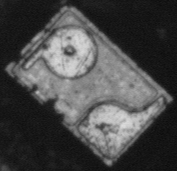
//> input picture CourceDesign/NCC_Matching/image/pattern.bmp, 177 x 171 px
$ ./main   (built with g++ and OpenCV 4)
//> lines starting //> are read from the running program, lines starting //| are printed output that depends on the picture
//
// Created by chrisliu on 2020/4/9.
//

#include <iostream>
#include <opencv2/opencv.hpp>
#include <opencv2/core/core.hpp>
#include <opencv2/imgproc/imgproc.hpp>
#include <opencv2/highgui/highgui.hpp>

using namespace std;
using namespace cv;

Mat rotate_Image(Mat inputImage, float angle);

struct template_data
{
	Mat templateImg;
	int rows = 0;
	int cols = 0;
	int n = 0;

	int pyramid_order = 0;

	Mat firstItem;
};

void NCC_Matching_Init(template_data& inputTemplate, Mat templateImg, int pyramid_order)          //template_data&没看懂
{
	inputTemplate.templateImg = templateImg;
	inputTemplate.pyramid_order = pyramid_order;                 //感觉没用到
	int rows = templateImg.rows;
	int cols = templateImg.cols;

	inputTemplate.rows = rows;
	inputTemplate.cols = cols;
	inputTemplate.n = rows * cols;

	float m_t = 0;                //模板灰度均值
	for (int i = 0; i < rows; i++)
	{
		for (int j = 0; j < cols; j++)
		{
			m_t += templateImg.at<uchar>(i, j);
		}
	}
	m_t /= inputTemplate.n;

	float s_t = 0;                 //模板灰度标准差
	for (int i = 0; i < rows; i++)
	{
		for (int j = 0; j < cols; j++)
		{
			s_t += pow(templateImg.at<uchar>(i, j) - m_t, 2);
		}
	}
	s_t /= inputTemplate.n;
	s_t = sqrt(s_t);

	inputTemplate.firstItem = Mat(rows, cols, CV_32FC1);         //CV_32FC1是啥
	for (int i = 0; i < rows; i++)
	{
		for (int j = 0; j < cols; j++)
		{
			inputTemplate.firstItem.at<float>(i, j) = (templateImg.at<uchar>(i, j) - m_t) / s_t;
		}
	}
}

vector<float> NCC_Matching(Mat inputImage, template_data inputTemplate, float threshold_NCC = 0.7)       //为啥这不用&
{
	int image_rows = inputImage.rows;
	int image_cols = inputImage.cols;

	float NCCxN = 0;                     //不懂
	float NCC = 0;
	bool isFind = false;                  //用来干嘛的
	float NCC_max = 0; int Row_max = 0; int Col_max = 0;

	float m_f = 0;
	float s_f = 0;

	for (int i = 0; i <= image_rows - inputTemplate.rows; i++)
	{
		for (int j = 0; j <= image_cols - inputTemplate.cols; j++)
		{
			m_f = 0;                 //图像每一模板大小的均值
			for (int u = 0; u < inputTemplate.rows; u++)
			{
				for (int v = 0; v < inputTemplate.cols; v++)
				{
					m_f += inputImage.at<uchar>(i + u, j + v);                    //行是x嘛？
				}
			}
			m_f /= inputTemplate.n;

			s_f = 0;                 //图像每一模板大小的标准差
			for (int u = 0; u < inputTemplate.rows; u++)
			{
				for (int v = 0; v < inputTemplate.cols; v++)
				{
					s_f += pow(inputImage.at<uchar>(i + u, j + v) - m_f, 2);
				}
			}
			s_f /= inputTemplate.n;
			s_f = sqrt(s_f);

			NCCxN = 0;
			for (int u = 0; u < inputTemplate.rows; u++)
			{
				for (int v = 0; v < inputTemplate.cols; v++)
				{
					NCCxN += inputTemplate.firstItem.at<float>(u, v) * (inputImage.at<uchar>(i + u, j + v) - m_f);
				}
			}
			NCC = NCCxN / inputTemplate.n / s_f;        //两个除号是先除前面的嘛


			if (NCC > NCC_max)
			{
				NCC_max = NCC;
				Row_max = i;
				Col_max = j;
			}
		}
	}

	vector<float> NCC_data;                  //是vector第一项是col第二项是row的意思吗？不是应该设置阈值得到好几个点吗为什么只有一个点
	NCC_data.push_back(Col_max);
	NCC_data.push_back(Row_max);
	NCC_data.push_back(NCC_max);

	return NCC_data;
}


vector<float> pyramid_matching(Mat inputImage, vector<template_data> vect_template_data, float threshold_NCC = 0.7)
{
	int definition_angle = vect_template_data.size();                       //不知道是啥
	int pyramid_order = vect_template_data[0].pyramid_order;                    //这个【0】是啥意思  order是几层的意思吗
	float NCC_max = 0;
	vector<float> NCC_max_data;

	for (int j = 0; j < pyramid_order - 1; ++j)
	{
		pyrDown(inputImage, inputImage, Size(inputImage.cols / 2, inputImage.rows / 2));          //先对图像进行高斯平滑，然后再进行降采样
	}
	for (int i = 0; i < definition_angle; ++i)
	{
		vector<float> NCC_data_temp = NCC_Matching(inputImage, vect_template_data[i]);

		if (NCC_data_temp.back() > NCC_max)
		{
			NCC_max = NCC_data_temp.back();                     //back是最后一位吗
			NCC_max_data.clear();
			NCC_max_data.push_back(pow(2, pyramid_order - 1) * (NCC_data_temp[0]));        //不懂 为什么是2的这么多次方乘这个是什么
			NCC_max_data.push_back(pow(2, pyramid_order - 1) * (NCC_data_temp[1]));
			NCC_max_data.push_back(i);
			NCC_max_data.push_back(NCC_max);
			cout << "[x,y] = " << NCC_max_data[0] << "," << NCC_max_data[1] << endl;
			cout << "Angle = " << NCC_max_data[2] << endl;
			cout << "NCC_max = " << NCC_max_data[3] << endl;
		}
	}

	return NCC_max_data;

}

vector<template_data> pyramid_init(Mat templateImage, int definition_angle = 360, int pyramid_order = 7)                 //没太懂 和上面那个角度的有啥区别
{
	vector<template_data> vect_template_data;
	template_data template_data_temp;
	Mat rotatedImage;
	for (int i = 0; i <= definition_angle; ++i)                   //++i是啥
	{
		rotatedImage = rotate_Image(templateImage, i);
		for (int j = 0; j < pyramid_order - 1; ++j)
		{
			pyrDown(rotatedImage, rotatedImage, Size(rotatedImage.cols / 2, rotatedImage.rows / 2));               //感觉这里没用到循环j
		}
		NCC_Matching_Init(template_data_temp, rotatedImage, pyramid_order);
		vect_template_data.push_back(template_data_temp);
	}

	return vect_template_data;
}

Mat rotate_Image(Mat inputImage, float angle)
{
	float radian = (float)(angle / 180.0 * CV_PI);

	//填充图像
	int maxBorder = (int)(max(inputImage.cols, inputImage.rows) * 1.414); //即为sqrt(2)*max
	int dx = (maxBorder - inputImage.cols) / 2;
	int dy = (maxBorder - inputImage.rows) / 2;
	Mat outputImage;
	copyMakeBorder(inputImage, outputImage, dy, dy, dx, dx, BORDER_CONSTANT);

	//旋转
	Point2f center((float)(outputImage.cols / 2), (float)(outputImage.rows / 2));
	Mat affine_matrix = getRotationMatrix2D(center, angle, 1.0);//求得旋转矩阵
	warpAffine(outputImage, outputImage, affine_matrix, outputImage.size());

	//计算图像旋转之后包含图像的最大的矩形
	float sinVal = abs(sin(radian));
	float cosVal = abs(cos(radian));
	Size targetSize((int)(inputImage.cols * cosVal + inputImage.rows * sinVal),
		(int)(inputImage.cols * sinVal + inputImage.rows * cosVal));

	//剪掉多余边框
	int x = (outputImage.cols - targetSize.width) / 2;
	int y = (outputImage.rows - targetSize.height) / 2;
	Rect rect(x, y, targetSize.width, targetSize.height);
	outputImage = outputImage(rect);
	return outputImage;
}

int main(int argc, char** argv)
{
	Mat templateImg = imread("../image/pattern.bmp");
//> templateImg is the input picture: 171 rows x 177 cols, CV_8UC3; min 10, max 220, mean 72.4
	cvtColor(templateImg, templateImg, COLOR_RGB2GRAY);                                     //这个不懂 取templateImg的图像得到他的灰度值图像命名为templateImg吗
//> templateImg: 171 rows x 177 cols, CV_8UC1
	vector<template_data> vect_template_data = pyramid_init(templateImg, 0, 5);             //不懂
//> the loop in pyramid_init, `for (int i = 0; i <= definition_angle; ++i)` made 1 pass
//> (m_t in NCC_Matching_Init, s_t in NCC_Matching_Init) on pass 1: (75.68, 49.97)
//> pass 1, in rotate_Image, `copyMakeBorder(inputImage, outputImage, dy, dy, dx, dx, BORDER_CONSTAN..`:
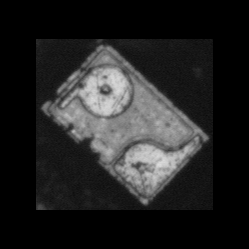
//> outputImage: 249 rows x 249 cols, CV_8UC1; min 0, max 220, mean 35.3
//> vect_template_data = 1 item

	Mat input_Image = imread("../image/1.bmp");
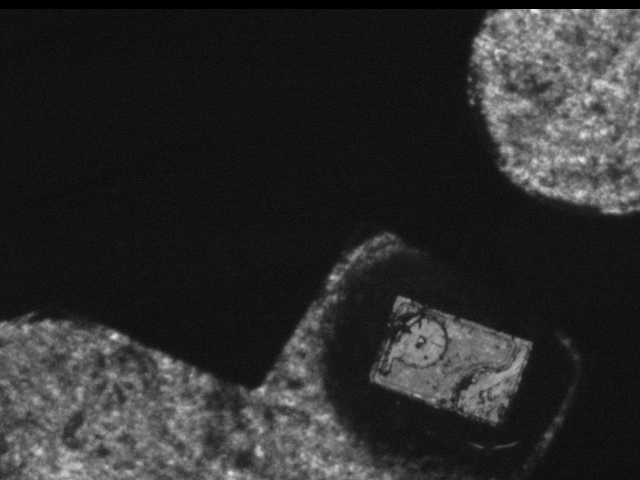
//> input picture CourceDesign/NCC_Matching/Images/1.bmp, 640 x 480 px
//> input_Image is the input picture: 480 rows x 640 cols, CV_8UC3; min 1, max 238, mean 44.4
	cvtColor(input_Image, input_Image, COLOR_RGB2GRAY);
//> input_Image: 480 rows x 640 cols, CV_8UC1

	//计时
	double time_consumed = static_cast<double>(cv::getTickCount());            //后面这不懂

	vector<float> NCC_max_data = pyramid_matching(input_Image, vect_template_data);    //不懂
//> in pyramid_matching, `int definition_angle = vect_template_data.size();`: definition_angle = 1
//> in pyramid_matching, `int pyramid_order = vect_template_data[0].pyramid_order;`: pyramid_order = 5
//> the loop in pyramid_matching, `for (int j = 0; j < pyramid_order - 1; ++j)` made 4 passes
//> pass 2, in pyramid_matching, `pyrDown(inputImage, inputImage, Size(inputImage.cols / 2, inputImage.r..`:
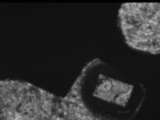
//> inputImage: 120 rows x 160 cols, CV_8UC1; min 1, max 182, mean 44.2
//> pass 3, in pyramid_matching, `pyrDown(inputImage, inputImage, Size(inputImage.cols / 2, inputImage.r..`:
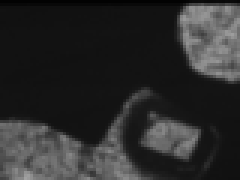
//> inputImage: 60 rows x 80 cols, CV_8UC1 (shown 3 times larger); min 2, max 161, mean 43.8
//> after the loop in pyramid_matching, `for (int j = 0; j < pyramid_order - 1; ++j)`:
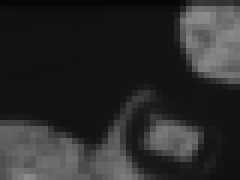
//> inputImage: 30 rows x 40 cols, CV_8UC1 (shown 6 times larger); min 7, max 141, mean 43.3
//> the loop in pyramid_matching, `for (int i = 0; i < definition_angle; ++i)` made 1 pass
//> (NCC_data_temp, NCC_max) on pass 1: ([23, 17, 0.814], 0.814)
//| [x,y] = 368,272
//| Angle = 0
//| NCC_max = 0.814015
//> after the loop in pyramid_matching, `for (int i = 0; i < definition_angle; ++i)`: NCC_max = 0.814; NCC_max_data = [368, 272, 0, 0.814]
//> NCC_max_data = [368, 272, 0, 0.814]
	time_consumed = (cv::getTickCount() - time_consumed) / cv::getTickFrequency();
	cout << "耗时：" << time_consumed << " s" << endl;

	float pos_x = NCC_max_data[0];
//> pos_x = 368
	float pos_y = NCC_max_data[1];
//> pos_y = 272
	float angle = (float)(NCC_max_data[2] / 180.0 * CV_PI);
//> angle = 0
	float width = templateImg.cols;
//> width = 177
	float height = templateImg.rows;
//> height = 171

	Point p1 = Point(pos_x, pos_y);                                                 //这是画倾斜的边框吗
//> p1 = Point(368, 272)
	Point p2 = Point(pos_x + width*cos(angle), pos_y - width*sin(angle));
//> p2 = Point(545, 272)
	Point p3 = Point(pos_x - height*sin(angle) + width*cos(angle), pos_y + height*cos(angle) - width*sin(angle));
//> p3 = Point(545, 443)
	Point p4 = Point(pos_x + height*sin(angle), pos_y + height*cos(angle));
//> p4 = Point(368, 443)

	line(input_Image, p1, p2, Scalar(255), 2);
	line(input_Image, p2, p3, Scalar(255), 2);
	line(input_Image, p3, p4, Scalar(255), 2);
	line(input_Image, p4, p1, Scalar(255), 2);
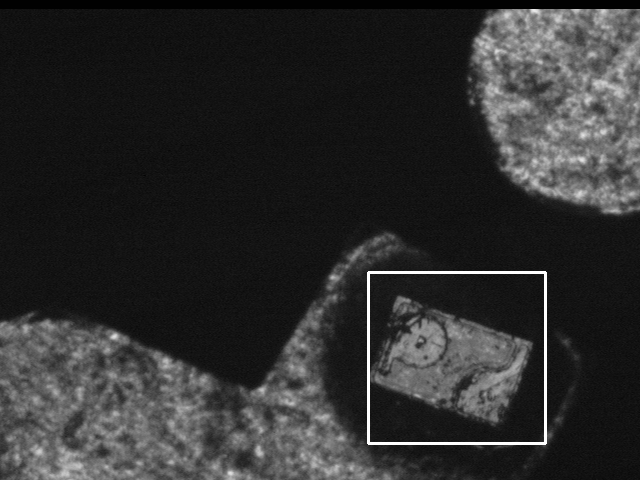
//> input_Image: 480 rows x 640 cols, CV_8UC1; min 1, max 255, mean 46

	cout << "[x,y] = " << NCC_max_data[0] << " , "<<NCC_max_data[1] << endl;
//| [x,y] = 368 , 272
	cout << "Angle = " << NCC_max_data[2] << endl;
//| Angle = 0
	cout << "NCC_max = " << NCC_max_data[3] << endl;
//| NCC_max = 0.814015
	imshow("output", input_Image);
	waitKey(0);

	return 0;
}
